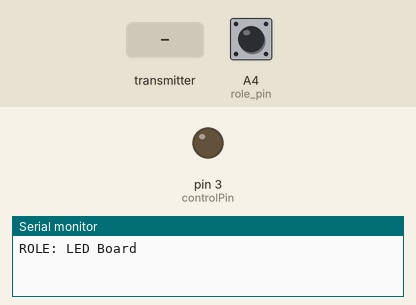
The sketch below on a simulated Arduino Uno, built with avr-gcc and run on an emulated ATmega328P. Parts: output pins drawn as LEDs (lit = HIGH), the last lines printed to the serial monitor. The inputs (shaded band) are chosen by the test bench; at power-on: A4 (role_pin) HIGH. No radio packets arrive unless stated.

Above: at 1.2 s.
1.3 s: the transmitter starts sending brightness = 1023
At 1.6 s:
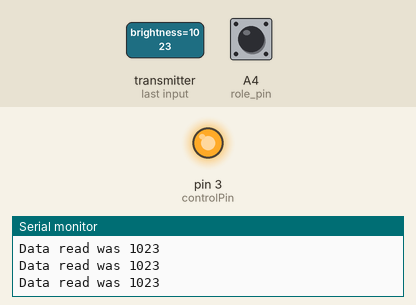
2.8 s: the transmitter starts sending brightness = 0
At 3.9 s:
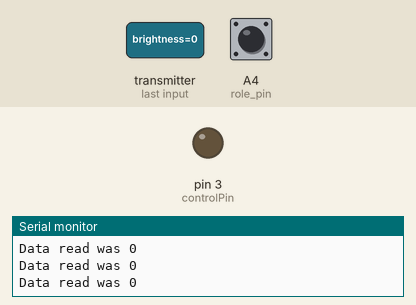
Timing chart, 0 to 5.8 s (numbered marks = the images above; inputs shaded):
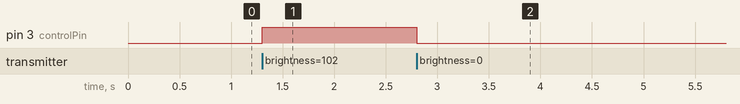

Measured:
- after the input at 1.3 s, pin 3 (controlPin): LOW → HIGH at once
- after the input at 2.8 s, pin 3 (controlPin): HIGH → LOW at once

The sketch:

Wireless_LED_Control.ino
```cpp
//#include <Wire.h>
#include <SPI.h>
#include "nRF24L01.h"
#include "RF24.h"
#include "printf.h"

// Starts RF radio on pins 9 and 10 (CE and CSN)
RF24 radio(9,10);

// Ground role pin for transmitter, leave open for receiver
const int role_pin = A4;


const uint64_t pipe = 0xE8E8F0F0E1LL;

// role shit
typedef enum {
  role_remote = 1, role_led }
role_e;
const char* role_friendly_name[] = {
  "invalid", "Remote", "LED Board"};
role_e role;

const int controlPin = 3;
const int buttonPin = 4;
int i = 0;
int buttonState = 0;
int remoteSet = 0;
int c = 0;

void setup() {
  //Wire.begin(4);
  //Wire.onReceive(receiveEvent);
  //pinMode(buttonPin, INPUT);
  Serial.begin(57600);
  printf_begin();
  // set up the role pin
  pinMode(role_pin, INPUT);
  digitalWrite(role_pin,HIGH);
  delay(20); // Just to get a solid reading on the role pin
  radio.begin();
  radio.setRetries(15,2);
  radio.setPayloadSize(4);

  // read the address pin, establish our role

  // Assigns variables to the 'role' enum, by name
  if ( digitalRead(role_pin) ) {
    role = role_led;
    radio.openReadingPipe(1,pipe);
  }
  else {
    role = role_remote;
    radio.openWritingPipe(pipe);
  }

  printf("ROLE: %s\n\r",role_friendly_name[role]);

  if ( role == role_led ) {
    pinMode(controlPin, OUTPUT);
  }

  radio.startListening();
  radio.printDetails();
}

void loop() {
  if ( role == role_remote )
  {
    // Get the current state of buttons, and
    // Test if the current state is different from the last state we sent
    radio.stopListening();
    if ( Serial.available() ) {
      //c = atoi(&RFin_bytes[sizeof(RFin_bytes)]);
      //delay(500);
      //int f = Serial.parseInt();
      int c = constrain(Serial.parseInt(), 0, 255);
      printf("Current c is %i\r\n", c);

      if ( c ) {
        printf("Sending LED brightness %i ", c);
        bool ok = radio.write( &c, sizeof(c) );
        if (ok)
          printf("ok\n\r");
        else
          printf("failed\n\r");
      }
      /*
      for(int fuck=0;fuck<=255;fuck = fuck + 10) {
        bool ok = radio.write( &fuck, 3 );
        if (ok)
          printf("writing %i ok\r\n", fuck);
        else
          printf("writing %i failed\r\n", fuck);
        delay(500);
      }*/
      delay(1000);
    }
    // Try again in a short while

  }

  //
  // LED role.  Receive the state of all buttons, and reflect that in the LEDs
  //

  if ( role == role_led )
  {
    radio.startListening();
    // if there is data ready
    if ( radio.available() )
    {
      // Dump the payloads until we've gotten everything
      bool done = false;
      int16_t brightness;
      while (!done)
      {
        done = radio.read( &brightness, 3 );
        printf("Data read was %i\r\n", brightness );
        analogWrite( controlPin, brightness );
        delay(20);
      }
    radio.stopListening();
    radio.startListening();
    }
  }
}
```

printf.h
```cpp
// (licence header left out)
/**
 * @file printf.h
 *
 * Setup necessary to direct stdout to the Arduino Serial library, which
 * enables 'printf'
 */

#ifndef __PRINTF_H__
#define __PRINTF_H__

#ifdef ARDUINO

int serial_putc( char c, FILE * )
{
  Serial.write( c );

  return c;
}

void printf_begin(void)
{
  fdevopen( &serial_putc, 0 );
}

#else
#error This example is only for use on Arduino.
#endif // ARDUINO

#endif // __PRINTF_H__
```
